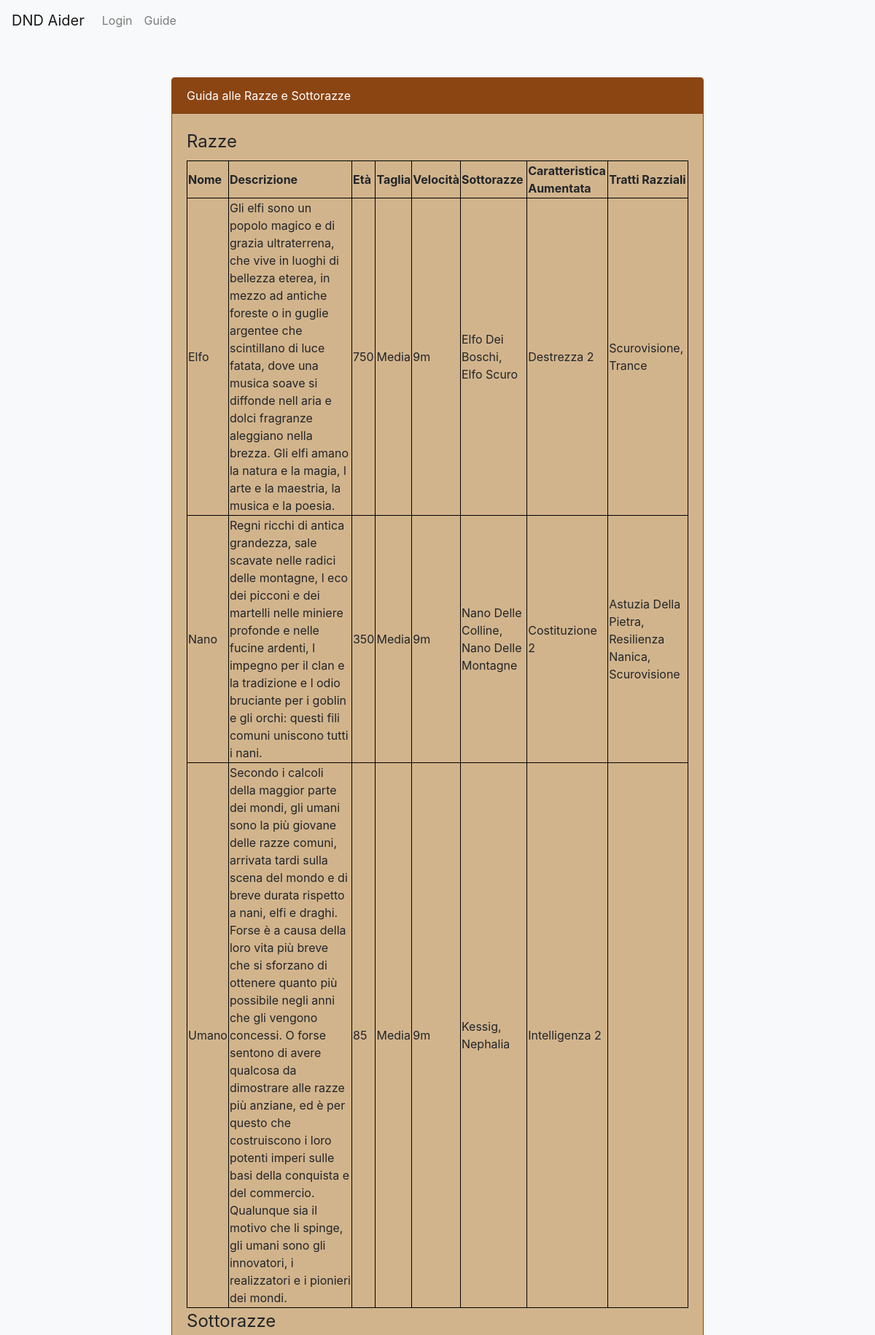
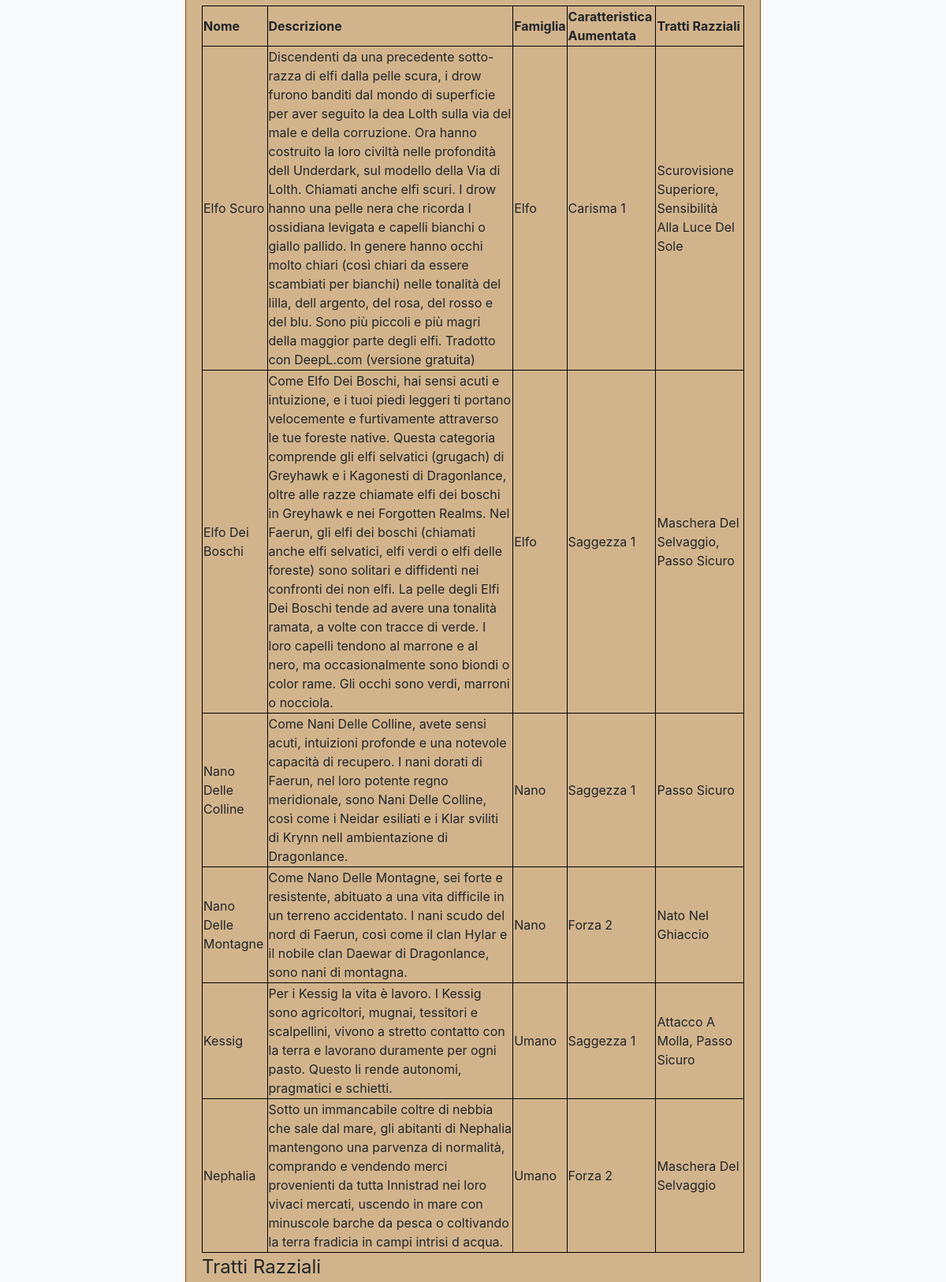
The app's page /guiderazze.php (upper part) with its own data (2 pictures, top to bottom).
### tables this page shows
CREATE TABLE `razza` (
  `Descrizione` varchar(1000) NOT NULL,
  `Nome` varchar(20) NOT NULL,
  `Aum_Nome_Caratteristica` varchar(20) NOT NULL,
  `Aum_Valore_Aggiuntivo` int(11) NOT NULL,
  `Eta` int(11) NOT NULL,
  `Taglia` varchar(20) NOT NULL,
  `Velocita` varchar(20) NOT NULL
);

CREATE TABLE `sottorazza` (
  `Aum_Nome_Caratteristica` varchar(20) NOT NULL,
  `Aum_Valore_Aggiuntivo` int(11) NOT NULL,
  `Nome` varchar(40) NOT NULL,
  `Descrizione` varchar(1000) NOT NULL,
  `Nome_Razza` varchar(20) NOT NULL
);

### database.php (called while the page is built, shortened)
<?php
class DatabaseHelper{
    public $db;
    public function __construct($servername, $username, $password, $dbname, $port){
        $this->db = new mysqli($servername, $username, $password, $dbname, $port);
    }
    public function getRaces(){
        $query="SELECT * FROM razza";
        $stmt = $this->db->prepare($query);
        $stmt->execute();
        $result = $stmt->get_result();
        $races=array();
        while ($row = $result->fetch_assoc()){
            $races[]=$row;
        }
        return $races;
    }
    public function getSubraces(){
        $query="SELECT * FROM sottorazza ORDER BY Nome_Razza";
        $stmt = $this->db->prepare($query);
        $stmt->execute();
        $result = $stmt->get_result();
        $races=array();
        while ($row = $result->fetch_assoc()){
            $races[]=$row;
        }
        return $races;
    }
}
?>

### bootstrap.php (called while the page is built, shortened)
<?php
    require_once("database.php");
    $dbh = new DatabaseHelper("localhost", "root", "", "dnd_character_manager", 3306);
?>

### guiderazze.php (the view, shortened to what this page needs)
<?php
    require_once("bootstrap.php");
?>
<!DOCTYPE html>
<html lang="en">
<head>
    <link rel="stylesheet" href="https://stackpath.bootstrapcdn.com/bootstrap/4.5.0/css/bootstrap.min.css">
</head>
<body>
<header><nav class="navbar navbar-expand-lg navbar-light bg-light">
  <a class="navbar-brand" href="index.php">DND Aider</a>
  <div class="collapse navbar-collapse" id="navbarSupportedContent">
    <ul class="navbar-nav mr-auto">
      <?php
      if (isset($_SESSION["ID"])){
      ?>
       <li class="nav-item">
        <a class="nav-link" href="logout.php">Logout</a>
      </li>
      <li class="nav-item">
        <a class="nav-link" href="create.php">Crea</a>
      </li>
      <?php
      }else{
      ?>
      <li class="nav-item">
        <a class="nav-link" href="login.php">Login</a>
      </li>
      <?php
    } ?>
      <li class="nav-item">
        <a class="nav-link" href="guide.php">Guide</a>
      </li>
    </ul>
  </div>
</nav></header>
<div class="container">
        <div class="row justify-content-center">
            <div class="col-md-8">
                <div class="card">
                    <div class="card-header">Guida alle Razze e Sottorazze</div>
                    <div class="card-body">
                    <section>
                    <table>
                    <legend>Razze</legend>
                      <tr>
                      <th>Nome</th>
                      <th>Descrizione</th>
                      <th>Età</th>
                      <th>Taglia</th>
                      <th>Velocità</th>
                      <th>Sottorazze</th>
                      <th>Caratteristica Aumentata</th>
                      <th>Tratti Razziali</th>
                      </tr>
                    <?php
                    $tutterazze=$dbh->getRaces();
                    foreach ($tutterazze as $razza){
                    $sottorazze=$dbh->subracesByRace($razza["Nome"]);
                    $arraySottorazze=array();
                    $arrayTratti=array();
                    foreach($sottorazze as $sottorazza){
                        array_push($arraySottorazze, $sottorazza);
                    }
                    $finalSottorazze=implode(", ", $arraySottorazze);
                    $allRacialTraits=$dbh->getRacialTraits($razza["Nome"]);
                    foreach ($allRacialTraits as $racialTrait){
                      array_push($arrayTratti, $racialTrait["Nome_Tratto"]);
                    }
                    $finalTratti=implode(", ", $arrayTratti);
                    echo "<tr><td>".htmlentities($razza["Nome"])."</td>
                    <td>".htmlentities($razza["Descrizione"])."</td>
                    <td>".htmlentities($razza["Eta"])."</td>
                    <td>".htmlentities($razza["Taglia"])."</td>
                    <td>".htmlentities($razza["Velocita"])."</td>
                    <td>".htmlentities($finalSottorazze)."</td>
                    <td>".htmlentities($razza["Aum_Nome_Caratteristica"]." ".$razza["Aum_Valore_Aggiuntivo"])."</td>
                    <td>".htmlentities($finalTratti)."</td></tr>";
                }
                    ?>
                     </table>
            </section>
            <section>
                    <table>
                    <legend>Sottorazze</legend>
                      <tr>
                      <th>Nome</th>
                      <th>Descrizione</th>
                      <th>Famiglia</th>
                      <th>Caratteristica Aumentata</th>
                      <th>Tratti Razziali</th>
                      </tr>
                    <?php
                    $sottorazze=$dbh->getSubraces();
                    foreach ($sottorazze as $sottorazza){
                    $arrayTratti=array();
                    $allSubracialTraits=$dbh->getSubracialTraits($sottorazza["Nome"]);
                    foreach ($allSubracialTraits as $racialTrait){
                      array_push($arrayTratti, $racialTrait["Nome_Tratto"]);
                    }
                    $finalTratti=implode(", ", $arrayTratti);
                    echo "<tr><td>".htmlentities($sottorazza["Nome"])."</td>
                    <td>".htmlentities($sottorazza["Descrizione"])."</td>
                    <td>".htmlentities($sottorazza["Nome_Razza"])."</td>
                    <td>".htmlentities($sottorazza["Aum_Nome_Caratteristica"]." ".$sottorazza["Aum_Valore_Aggiuntivo"])."</td>
                    <td>".htmlentities($finalTratti)."</td>
                    </tr>";
                    }
                    ?>
                     </table>
                    </section>
                    <section>
                    <table>
                    <legend>Tratti Razziali</legend>
                    </div>
                </div>
            </div>
        </div>
    </div>
</body>
</html>

### guiderazze.php (style rules this page uses)
body { background-color: #f8f9fa; }
.card { margin-top: 50px; background-color: #d2b48c; border: 1px solid #8b4513; }
.card-header { background-color: #8b4513; color: #fff; }
table, th, td { border: 1px solid black; border-collapse:collapse; }

### records on screen
razza: Nome "Elfo", Descrizione "Gli elfi sono un popolo magico e di grazia ultraterrena, che vive in luoghi di bellezza eterea, in mezzo ad antiche foreste o in guglie argentee che scintillano di luce fatata, dove una musica soave si diffonde nell aria e dolci fragranze aleggiano nella brezza. Gli elfi amano la natura e la magia, l arte e la maestria, la musica e la poesia.", Eta "750", Taglia "Media", Velocita "9m", finalSottorazze "Elfo Dei Boschi, Elfo Scuro", Aum_Nome_Caratteristica+Aum_Valore_Aggiuntivo "Destrezza 2", finalTratti "Scurovisione, Trance"
razza: Nome "Nano", Descrizione "Regni ricchi di antica grandezza, sale scavate nelle radici delle montagne, l eco dei picconi e dei martelli nelle miniere profonde e nelle fucine ardenti, l impegno per il clan e la tradizione e l odio bruciante per i goblin e gli orchi: questi fili comuni uniscono tutti i nani.", Eta "350", Taglia "Media", Velocita "9m", finalSottorazze "Nano Delle Colline, Nano Delle Montagne", Aum_Nome_Caratteristica+Aum_Valore_Aggiuntivo "Costituzione 2", finalTratti "Astuzia Della Pietra, Resilienza Nanica, Scurovisione"
razza: Nome "Umano", Descrizione "Secondo i calcoli della maggior parte dei mondi, gli umani sono la più giovane delle razze comuni, arrivata tardi sulla scena del mondo e di breve durata rispetto a nani, elfi e draghi. Forse è a causa della loro vita più breve che si sforzano di ottenere quanto più possibile negli anni che gli vengono concessi. O forse sentono di avere qualcosa da dimostrare alle razze più anziane, ed è per questo che costruiscono i loro potenti imperi sulle basi della conquista e del commercio. Qualunque sia il motivo che li spinge, gli umani sono gli innovatori, i realizzatori e i pionieri dei mondi.", Eta "85", Taglia "Media", Velocita "9m", finalSottorazze "Kessig, Nephalia", Aum_Nome_Caratteristica+Aum_Valore_Aggiuntivo "Intelligenza 2"
sottorazza: Nome "Elfo Scuro", Descrizione "Discendenti da una precedente sotto-razza di elfi dalla pelle scura, i drow furono banditi dal mondo di superficie per aver seguito la dea Lolth sulla via del male e della corruzione. Ora hanno costruito la loro civiltà nelle profondità dell Underdark, sul modello della Via di Lolth. Chiamati anche elfi scuri. I drow hanno una pelle nera che ricorda l ossidiana levigata e capelli bianchi o giallo pallido. In genere hanno occhi molto chiari (così chiari da essere scambiati per bianchi) nelle tonalità del lilla, dell argento, del rosa, del rosso e del blu. Sono più piccoli e più magri della maggior parte degli elfi. Tradotto con DeepL.com (versione gratuita)", Nome_Razza "Elfo", Aum_Nome_Caratteristica+Aum_Valore_Aggiuntivo "Carisma 1", finalTratti "Scurovisione Superiore, Sensibilità Alla Luce Del Sole"
sottorazza: Nome "Elfo Dei Boschi", Descrizione "Come Elfo Dei Boschi, hai sensi acuti e intuizione, e i tuoi piedi leggeri ti portano velocemente e furtivamente attraverso le tue foreste native. Questa categoria comprende gli elfi selvatici (grugach) di Greyhawk e i Kagonesti di Dragonlance, oltre alle razze chiamate elfi dei boschi in Greyhawk e nei Forgotten Realms. Nel Faerun, gli elfi dei boschi (chiamati anche elfi selvatici, elfi verdi o elfi delle foreste) sono solitari e diffidenti nei confronti dei non elfi. La pelle degli Elfi Dei Boschi tende ad avere una tonalità ramata, a volte con tracce di verde. I loro capelli tendono al marrone e al nero, ma occasionalmente sono biondi o color rame. Gli occhi sono verdi, marroni o…", Nome_Razza "Elfo", Aum_Nome_Caratteristica+Aum_Valore_Aggiuntivo "Saggezza 1", finalTratti "Maschera Del Selvaggio, Passo Sicuro"
sottorazza: Nome "Nano Delle Colline", Descrizione "Come Nani Delle Colline, avete sensi acuti, intuizioni profonde e una notevole capacità di recupero. I nani dorati di Faerun, nel loro potente regno meridionale, sono Nani Delle Colline, così come i Neidar esiliati e i Klar sviliti di Krynn nell ambientazione di Dragonlance.", Nome_Razza "Nano", Aum_Nome_Caratteristica+Aum_Valore_Aggiuntivo "Saggezza 1", finalTratti "Passo Sicuro"
sottorazza: Nome "Nano Delle Montagne", Descrizione "Come Nano Delle Montagne, sei forte e resistente, abituato a una vita difficile in un terreno accidentato. I nani scudo del nord di Faerun, così come il clan Hylar e il nobile clan Daewar di Dragonlance, sono nani di montagna.", Nome_Razza "Nano", Aum_Nome_Caratteristica+Aum_Valore_Aggiuntivo "Forza 2", finalTratti "Nato Nel Ghiaccio"
sottorazza: Nome "Kessig", Descrizione "Per i Kessig la vita è lavoro. I Kessig sono agricoltori, mugnai, tessitori e scalpellini, vivono a stretto contatto con la terra e lavorano duramente per ogni pasto. Questo li rende autonomi, pragmatici e schietti.", Nome_Razza "Umano", Aum_Nome_Caratteristica+Aum_Valore_Aggiuntivo "Saggezza 1", finalTratti "Attacco A Molla, Passo Sicuro"
sottorazza: Nome "Nephalia", Descrizione "Sotto un immancabile coltre di nebbia che sale dal mare, gli abitanti di Nephalia mantengono una parvenza di normalità, comprando e vendendo merci provenienti da tutta Innistrad nei loro vivaci mercati, uscendo in mare con minuscole barche da pesca o coltivando la terra fradicia in campi intrisi d acqua.", Nome_Razza "Umano", Aum_Nome_Caratteristica+Aum_Valore_Aggiuntivo "Forza 2", finalTratti "Maschera Del Selvaggio"
